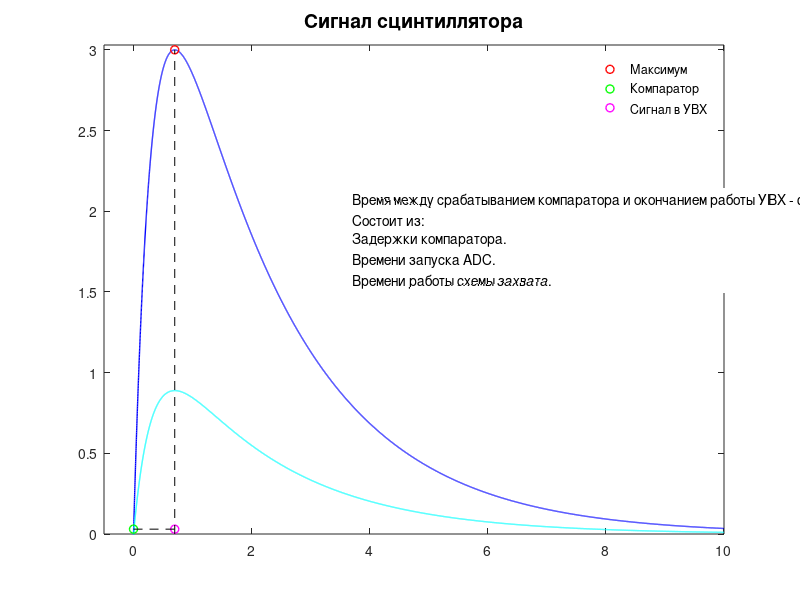

Write MATLAB code to recreate this figure.
function scintillator_pulse()
    % Параметры импульса
    A = 3;                  % Амплитуда (В)
    A1 = 1.5;                  % Амплитуда (В)
    rise_time = 800e-9;     % Время до максимума (с)
    fall_time = 2e-6;       % Время спада (с)
    
    % Расчет постоянных времени
    tau_rise = rise_time / 2.5;  % Эмпирический коэффициент для времени нарастания
    tau_fall = fall_time;        % Постоянная времени спада
    
    % Временная ось (0-10 мкс с шагом 1 нс)
    t = -10e-7:1e-9:10e-6;
    
    % Классическая двуэкспоненциальная форма
    V = A * (exp(-t/tau_fall) - exp(-t/tau_rise));
    V1 = A1 * (exp(-t/tau_fall) - exp(-t/tau_rise));
    
    % Нормировка на максимум
    V = V * (A / max(V));
    
    % Находим реальное время максимума
    [Vmax, idx] = max(V);
    t_max = t(idx);
    
    % Визуализация
    figure;
    plot(t*1e6, V, 'b', 'LineWidth', 1);
    hold on;
    plot(t*1e6, V1, 'c', 'LineWidth', 1);
    grid off;
    hold on;
    
    % Отметка времени максимума
    l_max = plot(t_max*1e6, Vmax, 'ro', 'MarkerSize', 6, 'LineWidth', 1);
    l_lev = plot(0, 0.01*Vmax, 'go', 'MarkerSize', 6, 'LineWidth', 1);
    l_end = plot(t_max*1e6, 0.01*Vmax, 'mo', 'MarkerSize', 6, 'LineWidth', 1);
    
    % Подписи
    title('Сигнал сцинтиллятора', 'FontSize', 14);
    legend([l_max, l_lev, l_end], {'Максимум', 'Компаратор', 'Сигнал в УВХ'}, 'Location', 'NorthEast');
    legend('boxoff');
    
    % Текстовые аннотации
    text(0.4, 0.6, {'Время между срабатыванием компаратора и окончанием работы УВХ - фиксированное.', 'Состоит из:', 'Задержки компаратора.', 'Времени запуска ADC.', 'Времени работы схемы захвата.'}, 'Units', 'normalized', 'FontSize', 10, 'BackgroundColor', 'white');
    %text(0.6, 0.6, sprintf('τ_{fall} = %.2f мкс', tau_fall*1e6), ...
    %     'Units', 'normalized', 'FontSize', 10, 'BackgroundColor', 'white');
    
    % Уровень компаратора
    plot([0 t_max*1e6], [0.01*Vmax 0.01*Vmax], 'k--', 'HandleVisibility', 'off');
    plot([t_max*1e6 t_max*1e6], [0 Vmax], 'k--', 'HandleVisibility', 'off');
    
    % Настройка осей
    xlim([-0.5 10]);
    ylim([0 A*1.01]);
    set(gca, 'FontSize', 10);
    box on;
end
